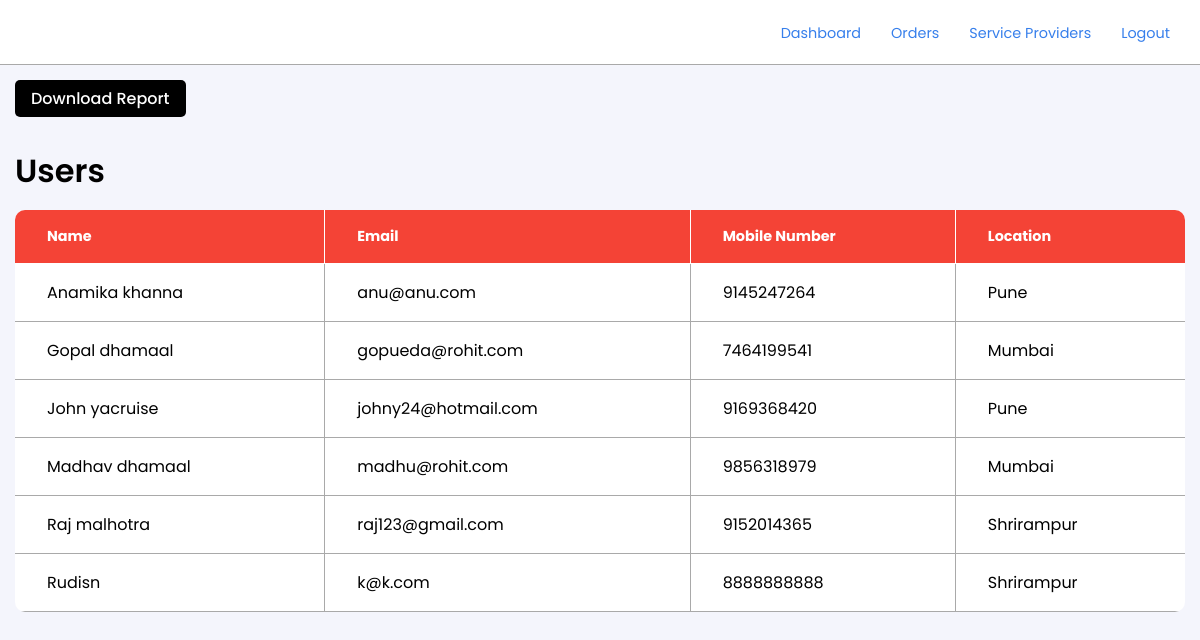
The page /admin/users.php (signed in) on the database as committed earlier.
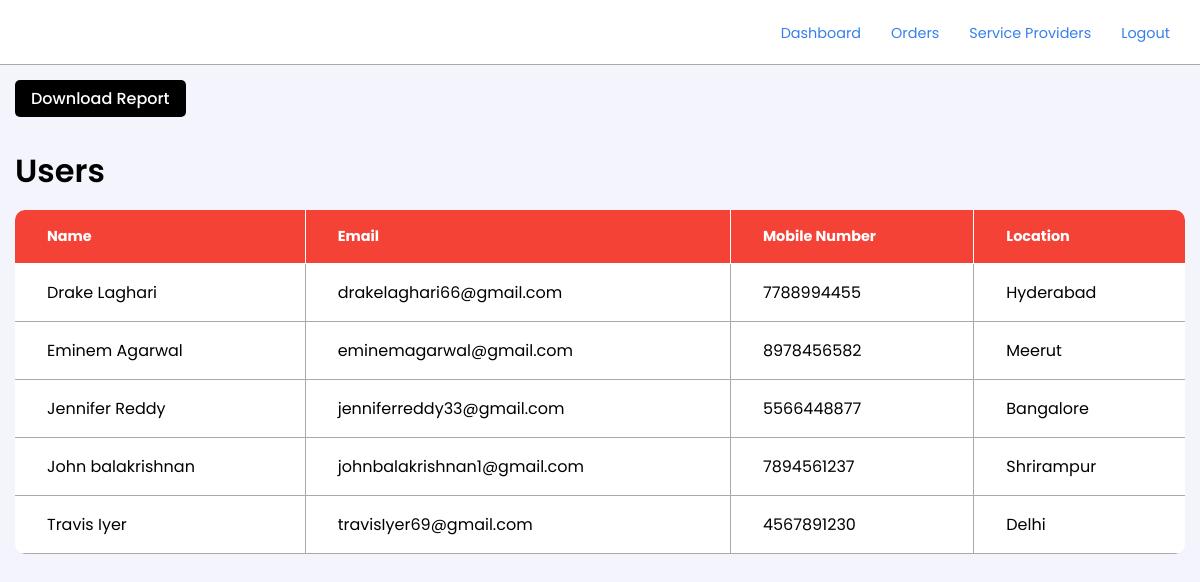
The same page on the database as committed later.
### tables this page shows
CREATE TABLE `users` (
  `id` int(11) NOT NULL,
  `uname` varchar(50) NOT NULL,
  `umail` varchar(50) NOT NULL,
  `umob` bigint(20) NOT NULL,
  `location` varchar(25) DEFAULT NULL
);

### admin/users.php (the view, shortened to what this page needs)
<?php
     include ("../conn.php");
     mysqli_select_db($conn, 'infinity') or die(mysqli_error($conn));
     $unFIlteredSPData = mysqli_query($conn, "SELECT * FROM users");
     $spDataRows = mysqli_num_rows($unFIlteredSPData);
?>
<!DOCTYPE html>
<html lang="en">
<head>
    <link rel="stylesheet" href="../Assets/Styles/style.css?v=<?php echo time(); ?>">
</head>
<body>
    <nav class="glass">
        <a href="#home"><img src="../Assets/Images/infinityLoop2.gif" class="navImg" alt=""></a>
        <ul>
            <li><a href='./'>Dashboard</a></li>
            <li><a href='./orders.php'>Orders</a></li>
            <li><a href='./service-providers.php'>Service Providers</a></li>
            <li><a href='../logout.php'>Logout</a></li>
        </ul>
    </nav>
    <section class="mainSection adminDashboardMainDiv">
        <form method="POST">
            <button class="btn" name="download_report">Download Report</button>
        </form>
        <div class="adminTableMainDiv">
            <h2 class="adminTableHeading">Users</h2>
            <table class="adminTable boxShadow1Hover">
                <thead class="boxShadow1Hover Rejected">
                    <tr>
                        <th>Name</th>
                        <th>Email</th>
                        <th>Mobile Number</th>
                        <th>Location</th>
                    </tr>
                </thead>
                <tbody>
                    <?php
                    if($spDataRows!=0){
                        while($allServices = mysqli_fetch_assoc($unFIlteredSPData)){
                    ?>
                        <tr>
                            <td><?php echo"$allServices[uname]" ?></td>
                            <td><?php echo"$allServices[umail]" ?></td>
                            <td><?php echo"$allServices[umob]" ?></td>
                            <td><?php echo"$allServices[location]" ?></td>
                        </tr>
                    <?php
                        }
                    }
                    ?>
                </tbody>
            </table>
        </div>
    </section>
</body>
</html>

Rows that differ between the two databases and show on the page:
removed users: uname "Anamika khanna", umail "anu@anu.com", umob "9145247264", location "Pune"
removed users: uname "Gopal dhamaal", umail "gopueda@rohit.com", umob "7464199541", location "Mumbai"
removed users: uname "John yacruise", umail "johny24@hotmail.com", umob "9169368420", location "Pune"
removed users: uname "Madhav dhamaal", umail "madhu@rohit.com", umob "9856318979", location "Mumbai"
removed users: uname "Raj malhotra", umail "raj123@gmail.com", umob "9152014365", location "Shrirampur"
removed users: uname "Rudisn", umail "k@k.com", umob "8888888888", location "Shrirampur"
added users: uname "Drake Laghari", umail "drakelaghari66@gmail.com", umob "7788994455", location "Hyderabad"
added users: uname "Eminem Agarwal", umail "eminemagarwal@gmail.com", umob "8978456582", location "Meerut"
added users: uname "Jennifer Reddy", umail "jenniferreddy33@gmail.com", umob "5566448877", location "Bangalore"
added users: uname "John balakrishnan", umail "johnbalakrishnan1@gmail.com", umob "7894561237", location "Shrirampur"
added users: uname "Travis Iyer", umail "travisIyer69@gmail.com", umob "4567891230", location "Delhi"
